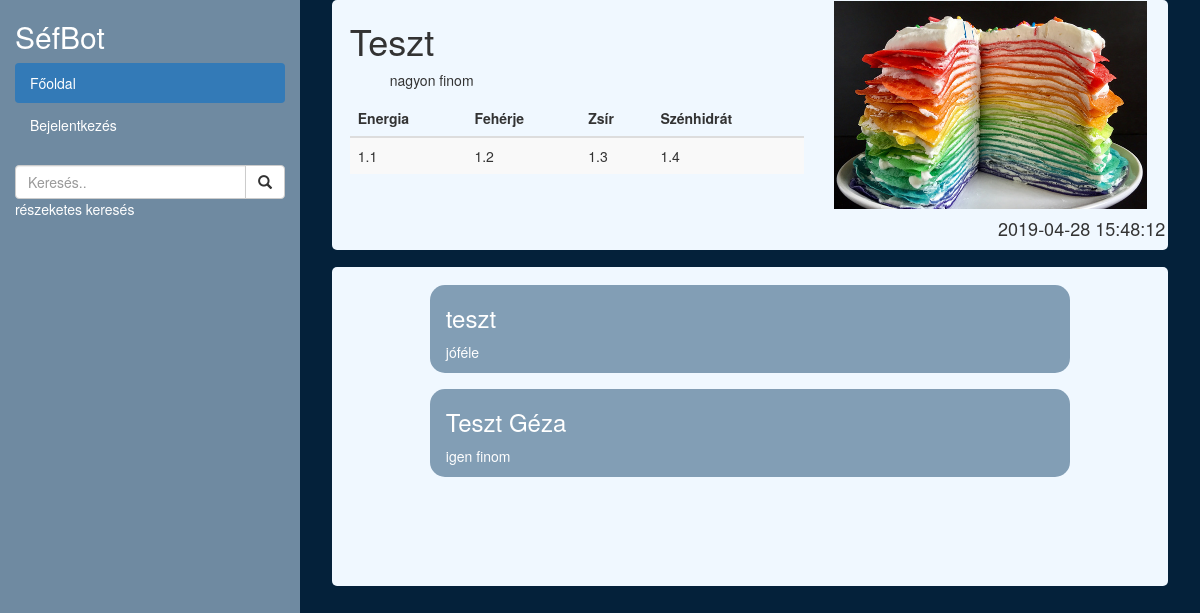
The app's page /recept.php?id=1 with its own data.
### tables this page shows
CREATE TABLE `recept` (
  `id` int(11) NOT NULL,
  `szerzo_id` int(11) DEFAULT NULL,
  `neve` varchar(20) NOT NULL,
  `leiras` varchar(5000) NOT NULL,
  `energia` double DEFAULT NULL,
  `feherje` double DEFAULT NULL,
  `zsir` double DEFAULT NULL,
  `szenhidrat` double DEFAULT NULL,
  `mikor` datetime NOT NULL DEFAULT CURRENT_TIMESTAMP
);

CREATE TABLE `hozzaszolasok` (
  `recept_id` int(11) DEFAULT NULL,
  `ki` int(11) DEFAULT NULL,
  `mit` varchar(255) DEFAULT NULL
);

CREATE TABLE `felhasznalok` (
  `id` int(11) NOT NULL,
  `username` varchar(20) NOT NULL,
  `jelszo` varchar(300) NOT NULL,
  `email` varchar(100) NOT NULL,
  `pont` int(5) NOT NULL DEFAULT '0',
  `bejelentkezve` datetime DEFAULT NULL
);

### recept.php (the view, shortened to what this page needs)
<?php
include_once 'include/menu.php'
?>
<?php
$id=$_GET['id'];
$sql = "SELECT * FROM recept where $id=id";
$result = $conn->query($sql);
?>
<?php if ($result->num_rows > 0) {
        while($row = $result->fetch_assoc()) {
            echo "<div class='doboz'>
                    <div class='row'>
                        <div class='col-sm-7'>
                            <h1>".$row["neve"]."</h1>";
                            echo"
                            <p><ol>".$row["leiras"]."</ol></p>
                            <table class=\"table table-striped\">
    <thead>
      <tr>
        <th>Energia</th>
        <th>Fehérje</th>
        <th>Zsír</th>
        <th>Szénhidrát</th>
      </tr>
    </thead>
    <tbody>
      <tr>
        <td>".$row["energia"]."</td>
        <td>".$row["feherje"]."</td>
        <td>".$row["zsir"]."</td>
        <td>".$row["szenhidrat"]."</td>
      </tr>
    </tbody>
  </table>
                        </div>";
                        echo "<div class='col-sm-5'>
                            <img class='img-fluid' src='include/img/".$row["id"].".jpg'>
                        </div>
                    <h4 style='float:right'>".$row["mikor"]."</h4>
                    </div>
            </div>";
        }
    } else {
        echo "0 results";
    }
    ?>
<div class="doboz" style="padding-top: 2%;">
    <div style=" height:300px; overflow-y: auto;">
    <?php
    $sql2 = "SELECT mit, username FROM hozzaszolasok, felhasznalok where $id=hozzaszolasok.recept_id AND hozzaszolasok.ki=felhasznalok.id";
    $result = $conn->query($sql2);
    if ($result->num_rows > 0) {
    while($row = $result->fetch_assoc()) {
    echo "
<div class='mssgBox'>
<h3> ".$row["username"]."</h3>
    <p>".$row["mit"]."</p>
    </div>
";
    }}
    ?>
    </div>
</div>
</div>
</div>
</body>
</html>

### include/menu.php (style rules this page uses)
.doboz { background-color: aliceblue; border-radius: 5px 5px 5px 5px; margin-bottom: 2%; margin-left: 2%; margin-right: 2%; padding: 0.1% 2% 0.1% 2%; }
.doboz img { width: 99%; padding-top:0.1%; padding-bottom: 0.1%; }
body { background-color: #04213A; }
.mssgBox { margin-right: 10%; margin-left: 10%; margin-bottom: 2%; background-color: #829eb5; border-radius: 15px 15px 15px 15px; padding: 0.1% 2% 0.1% 2%; color: white; }

### records on screen
recept: neve "Teszt", leiras "nagyon finom", energia "1.1", feherje "1.2", zsir "1.3", szenhidrat "1.4", mikor "2019-04-28 15:48:12"
hozzaszolasok: ki.username "teszt", mit "jóféle"
hozzaszolasok: ki.username "Teszt Géza", mit "igen finom"
